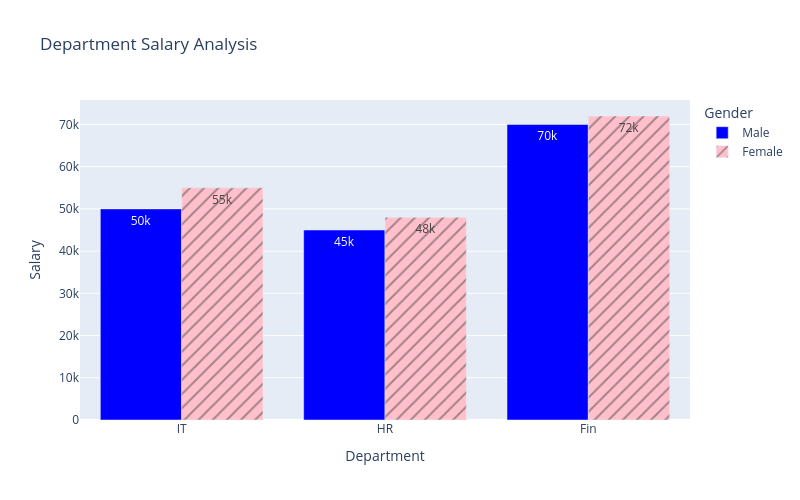

Notebook code for this chart:
### Code cell
fig = px.bar(df,
      x='Department',
      y='Salary',
      color='Gender',barmode='group',
      width = 800,height = 500,
      hover_data=['Experience'],pattern_shape='Gender',
      text_auto=True,title='Department Salary Analysis',
      color_discrete_map={
          'Male':'blue',
          'Female':'pink'
      },
      #color_discrete_sequence=['pink','blue']
            )
fig.show()

### Figure 1 — Plotly figure (JSON) as saved in the notebook; plotly's stock layout.template omitted (floating-point values rounded to 4 significant figures)
{"data": [{"alignmentgroup": "True", "customdata": [[3], [2], [4]], "hovertemplate": "Gender=Male<br>Department=%{x}<br>Salary=%{y}<br>Experience=%{customdata[0]}<extra></extra>", "legendgroup": "Male", "marker": {"color": "blue", "pattern": {"shape": ""}}, "name": "Male", "offsetgroup": "Male", "orientation": "v", "showlegend": true, "textposition": "auto", "texttemplate": "%{y}", "type": "bar", "x": ["IT", "HR", "Fin"], "xaxis": "x", "y": [50000, 45000, 70000], "yaxis": "y"}, {"alignmentgroup": "True", "customdata": [[1], [5], [7]], "hovertemplate": "Gender=Female<br>Department=%{x}<br>Salary=%{y}<br>Experience=%{customdata[0]}<extra></extra>", "legendgroup": "Female", "marker": {"color": "pink", "pattern": {"shape": "/"}}, "name": "Female", "offsetgroup": "Female", "orientation": "v", "showlegend": true, "textposition": "auto", "texttemplate": "%{y}", "type": "bar", "x": ["IT", "HR", "Fin"], "xaxis": "x", "y": [55000, 48000, 72000], "yaxis": "y"}], "layout": {"barmode": "group", "height": 500, "legend": {"title": {"text": "Gender"}, "tracegroupgap": 0}, "title": {"text": "Department Salary Analysis"}, "width": 800, "xaxis": {"anchor": "y", "domain": [0, 1], "title": {"text": "Department"}}, "yaxis": {"anchor": "x", "domain": [0, 1], "title": {"text": "Salary"}}}}
